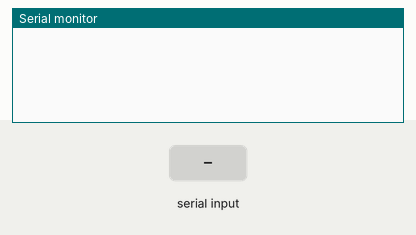
Recording of a sketch running on a simulated Arduino Uno, built with avr-gcc and run on an emulated ATmega328P. On the bench: the last lines printed to the serial monitor. Inputs (shaded band) come from the test bench.

Above: at 1.2 s.
1.3 s: byte 30 received over Serial
At 2.5 s:
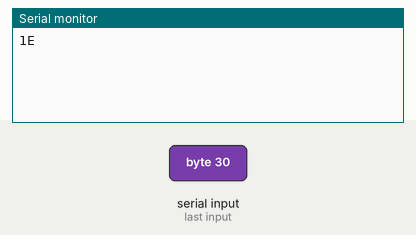
2.8 s: byte 90 received over Serial
At 3.8 s:
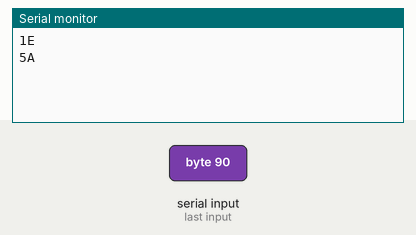
4.3 s: byte 120 received over Serial
At 4.9 s:
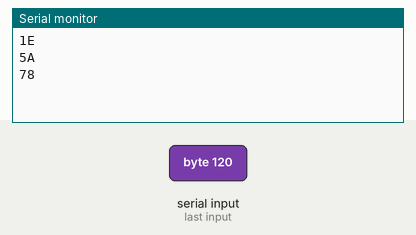

The sketch:

sketch_apr8a.ino
```cpp
#include <Servo.h>


Servo servo1;  // create servo object to control a servo

Servo servo2;
// twelve servo objects can be created on most boards
char serial;

int pos = 0;    // variable to store the servo position

struct Data {
  float value;
};

void setup() {

  // servo2.attach(10);  // attaches the servo on pin 9 to the servo object
  // servo1.attach(8);

  // servo2.write(90);
  // servo1.write(90);

  Serial.begin(9600);
  //Serial.setTimeout(1);
}


void loop() {
  //sends  difference of x and y values between the center of the area
  //and what cv is thinking is a face
  if (Serial.available() > 0) { //= sizeof(Data)
    //Data data;
    serial = Serial.read();
    //Serial.readBytes((char*)&data, sizeof(Data));
    Serial.println(serial, HEX);
  }


  // for (pos = 0; pos <= 180; pos += 2.5) { // goes from 0 degrees to 180 degrees


  //   servo1.write(pos);            // tell servo to go to position in variable 'pos'
  //   servo2.write(pos);
  //   delay(15);                       // waits 15ms for the servo to reach the position

  // }

  // for (pos = 180; pos >= 0; pos -= 2.5) { // goes from 180 degrees to 0 degrees


  //   servo1.write(pos);              // tell servo to go to position in variable 'pos'
  //   servo2.write(pos);              // tell servo to go to position in variable 'pos'

  //   delay(15);                       // waits 15ms for the servo to reach the position

  //}

}
```

Measured:
- after the input at 1.3 s, the serial monitor: prints a new line at once (image 1)
- after the input at 2.8 s, the serial monitor: prints a new line at once (image 2)
- after the input at 4.3 s, the serial monitor: prints a new line at once (image 3)
